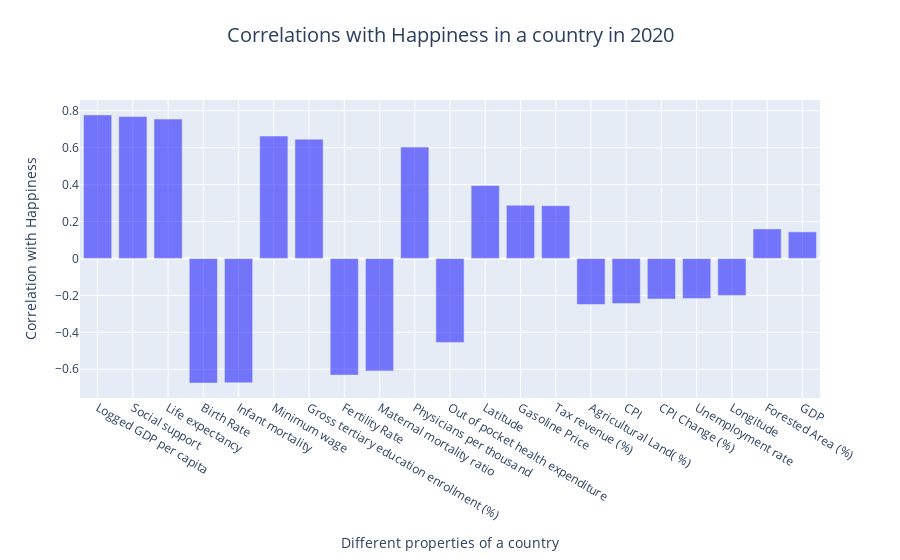

Notebook cell for this chart:
### Markdown cell above
On the first map-graph we can see the happiness in most countries from 2020 till 2015, where the more yellow a country is, the more happy the people in the country are. On the second map-graph we can see how wealthy a country is divided by how many people live in that country. If you compare both maps you will see that most often, the more wealthy per person a country is, that more happiness is perceived in that country.

### Code cell
import plotly.graph_objs as go
import pandas as pd

# Load the correlation data
df = pd.read_csv('databases/score_correlations.csv')

# Create the bar trace
trace = go.Bar(
    x=df['Variable1'],
    y=df['Correlation'],
    marker=dict(color='rgba(0, 0, 255, 0.5)')  # Set marker color with transparency
)

# Create the figure and update layout with titles
fig = go.Figure(trace)
fig.update_layout(
    title='Correlations with Happiness in a country in 2020',
    title_x=0.5,  # Center title horizontally
    title_y=0.95,  # Position title slightly above the plot
    title_font=dict(size=20),  # Increase font size
    yaxis_title='Correlation with Happiness',
    xaxis_title='Different properties of a country',
    xaxis=dict(
        showgrid=True,  # Add grid lines to x-axis
        gridwidth=1,
        gridcolor='white'
    ),
    yaxis=dict(
        showgrid=True,  # Add grid lines to y-axis
        gridwidth=1,
        gridcolor='white'
    ),
)

# Display the figure
fig.show()

### Figure 1 — Plotly figure (JSON) as saved in the notebook; plotly's stock layout.template omitted (floating-point values rounded to 4 significant figures)
{"data": [{"marker": {"color": "rgba(0, 0, 255, 0.5)"}, "type": "bar", "x": ["Logged GDP per capita", "Social support", "Life expectancy", "Birth Rate", "Infant mortality", "Minimum wage", "Gross tertiary education enrollment (%)", "Fertility Rate", "Maternal mortality ratio", "Physicians per thousand", "Out of pocket health expenditure", "Latitude", "Gasoline Price", "Tax revenue (%)", "Agricultural Land( %)", "CPI", "CPI Change (%)", "Unemployment rate", "Longitude", "Forested Area (%)", "GDP"], "y": [0.7778, 0.7693, 0.7552, -0.6751, -0.6736, 0.6633, 0.6465, -0.6318, -0.6092, 0.6038, -0.4549, 0.3952, 0.2885, 0.2861, -0.2494, -0.2442, -0.2194, -0.2166, -0.2011, 0.1601, 0.1442]}], "layout": {"title": {"font": {"size": 20}, "text": "Correlations with Happiness in a country in 2020", "x": 0.5, "y": 0.95}, "xaxis": {"gridcolor": "white", "gridwidth": 1, "showgrid": true, "title": {"text": "Different properties of a country"}}, "yaxis": {"gridcolor": "white", "gridwidth": 1, "showgrid": true, "title": {"text": "Correlation with Happiness"}}}}
